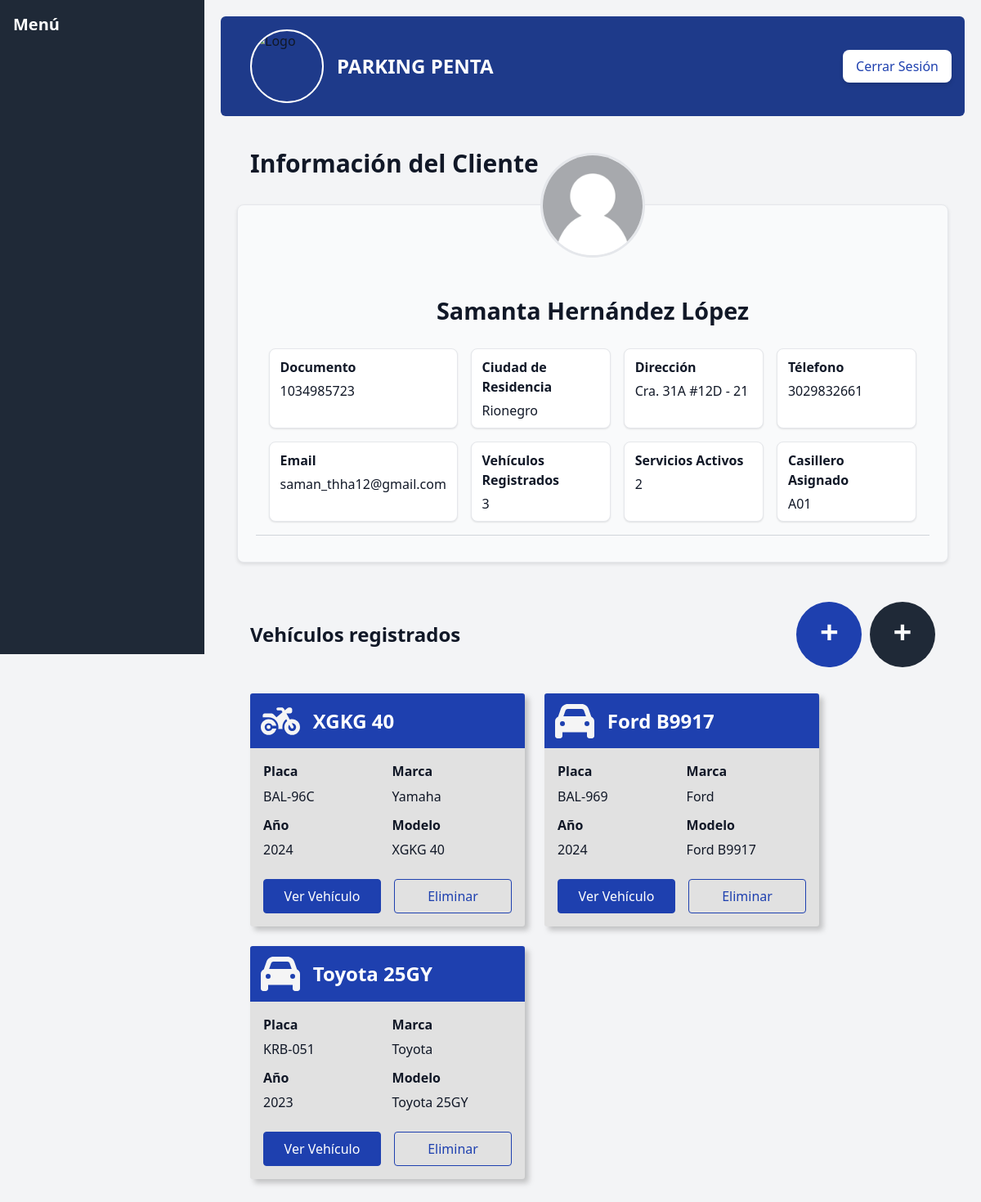
The app's page /view/empleados/cliente_info.php?id_cliente=1 (signed in) with its own data.
### tables this page shows
CREATE TABLE `clientes` (
  `id_cliente` int(11) NOT NULL,
  `documento` int(11) NOT NULL,
  `nombre` varchar(30) NOT NULL,
  `ciudad` varchar(30) NOT NULL,
  `direccion` varchar(60) NOT NULL,
  `telefono` varchar(20) NOT NULL,
  `email` varchar(60) NOT NULL,
  `deshabilitado` tinyint(4) NOT NULL DEFAULT 0
);

CREATE TABLE `lockers` (
  `id_locker` int(11) NOT NULL,
  `codigo_locker` tinytext NOT NULL,
  `asignado` tinyint(4) NOT NULL DEFAULT 0
);

CREATE TABLE `vehiculos` (
  `id_vehiculo` int(11) NOT NULL,
  `placa` varchar(10) NOT NULL,
  `marca` varchar(100) NOT NULL,
  `modelo` varchar(100) NOT NULL,
  `ano` int(11) NOT NULL,
  `tipo_vehiculo` varchar(15) NOT NULL,
  `deshabilitado` tinyint(4) NOT NULL DEFAULT 0,
  `id_cliente` int(11) NOT NULL,
  `id_empleado` int(11) NOT NULL
);

### controllers/customer_controller.php (called while the page is built, shortened)
<?php
require_once('../../models/customer_model.php');
class CustomerController {
    private $model;
    public function __construct() {
        $this->model = new CustomerModel();
    }
    public function show_customer($id) {
        $customer = $this->model->get_customer($id);
        return $customer;
    }
}
?>

### models/customer_model.php (called while the page is built, shortened)
<?php
class CustomerModel {
    private $connection;
    public function __construct() {
        $this->connection = mysqli_connect('localhost', 'root', '', 'dbpenta');
    }
    public function get_customer($id) : array | bool {
        $get_customer = mysqli_execute_query($this->connection, 'SELECT * FROM clientes WHERE id_cliente = ? AND deshabilitado = ?', [$id, 0]);
        return mysqli_fetch_assoc($get_customer);
    }
}
?>

### controllers/vehicle_controller.php (called while the page is built, shortened)
<?php
require_once('../../models/vehicle_model.php');
class VehicleController {
    private $model;
    public function __construct() {
        $this->model = new VehicleModel();
    }
    public function showAll_vehicles_customer($id_customer) {
        $vehicles = $this->model->getAll_vehicles_customer($id_customer);
        return $vehicles;
    }
    public function countAll_vehicles_customer($id_customer) {
        $vehicles = $this->model->countAll_vehicles_customer($id_customer);
        return $vehicles;
    }
}
?>

### models/vehicle_model.php (called while the page is built, shortened)
<?php
class VehicleModel {
    private $connection;
    public function __construct() {
        $this->connection = mysqli_connect('localhost', 'root', '', 'dbpenta');
    }
    public function getAll_vehicles_customer($id_customer) {
        $vehicles = mysqli_execute_query($this->connection, 'SELECT * FROM vehiculos WHERE id_cliente = ? AND deshabilitado = ?', [$id_customer, 0]);
        return $vehicles;
    }
    public function countAll_vehicles_customer($id_customer): int {
        $counter = mysqli_execute_query($this->connection, 'SELECT COUNT(*) FROM vehiculos WHERE id_cliente = ? AND deshabilitado = ?', [$id_customer, 0]);
        return $counter->fetch_row()[0];
    }
}
?>

### controllers/service_controller.php (called while the page is built, shortened)
<?php
require_once('../../models/service_model.php');
class ServiceController {
    private $model;
    public function __construct() {
        $this->model = new ServiceModel();
    }
    public function showAll_customer_services($id_customer) {
        $services = $this->model->getAll_customer_services($id_customer);
        return $services;
    }
}
?>

### models/service_model.php (called while the page is built, shortened)
<?php
class ServiceModel {
    private $connection;
    public function __construct() {
        $this->connection = mysqli_connect('localhost', 'root', '', 'dbpenta');
    }
    public function getAll_customer_services($id_customer) {
        $services = mysqli_execute_query($this->connection, 'SELECT COUNT(*) FROM servicios WHERE id_cliente_fk = ? AND habilitado = ?', [$id_customer, 1]);
        return $services->fetch_row()[0];
    }
}
?>

### controllers/locker_controller.php (called while the page is built, shortened)
<?php
require_once('../../models/locker_model.php');
class LockerController {
    private $model;
    public function __construct() {
        $this->model = new LockerModel();
    }
    public function get_customer_locker($id_customer) {
        $locker = $this->model->show_customer_locker($id_customer);
        return $locker;
    }
}
?>

### models/locker_model.php (called while the page is built, shortened)
<?php
class LockerModel {
    private $connection;
    public function __construct() {
        $this->connection = mysqli_connect('localhost', 'root', '', 'dbpenta');
    }
    public function show_customer_locker($id_customer) {
        $isExisting = mysqli_execute_query($this->connection, 'SELECT * FROM locker_cliente WHERE id_cliente = ?', [$id_customer]);
        $locker_id = $isExisting->fetch_assoc()['id_locker'];
        $locker = mysqli_execute_query($this->connection, 'SELECT * FROM lockers WHERE id_locker = ? AND asignado = ?', [$locker_id, 1]);
        return $locker->fetch_assoc()['codigo_locker'];
    }
}
?>

### view/empleados/cliente_info.php (the view, shortened to what this page needs)
<?php
require_once('../../controllers/customer_controller.php');
require_once('../../controllers/service_controller.php');
require_once('../../controllers/locker_controller.php');
require_once('../../controllers/vehicle_controller.php');
if (isset($_GET['id_cliente'])) {
    $id = $_GET['id_cliente'];
    $customer_request = new CustomerController();
    $vehicle_request = new VehicleController();
    $service_request = new ServiceController();
    $locker_request = new LockerController();
    $showCustomer = $customer_request->show_customer($id);
    $countedCars = $vehicle_request->countAll_vehicles_customer($id);
    $countedServices = $service_request->showAll_customer_services($id);
    $showAll_vehicles = $vehicle_request->showAll_vehicles_customer($id);
    $show_customer_locker = $locker_request->get_customer_locker($id);
}
?>
<!DOCTYPE html>
<html lang="es">
<head>
    <script src="https://cdn.tailwindcss.com?plugins=forms,typography,aspect-ratio,line-clamp,container-queries"></script>
    <link href="https://cdn.jsdelivr.net/npm/tailwindcss@2.2.19/dist/tailwind.min.css" rel="stylesheet">
    <link rel="stylesheet" href="../../styles/customer-information.css">
</head>
<body class="bg-gray-100 text-gray-900">
    <?php include '../reutils/navbar.php' ?>
    <div id="content" class="ml-64 p-6">
        <?php include '../reutils/navbar-user.php'?>
        <main class="mt-10 px-5">
            <h2 class="text-3xl font-semibold mb-4 pl-4 changer">Información del Cliente</h2>
            <div class="customer-container">
                <img src="../../images/blank-avatar.webp" alt="customer" class="customer-logo">
                <h2 class="text-xl font-semibold mb-4"><?= htmlspecialchars($showCustomer['nombre']) ?></h2>
                <div class="customer-info-container mx-6 px-6">
                    <div class="info-card">
                        <span class="info-title font-semibold">Documento</span>
                        <span class="info-data"><?= htmlspecialchars($showCustomer['documento']) ?></span>
                    </div>
                    <div class="info-card">
                        <span class="info-title font-semibold">Ciudad de Residencia</span>
                        <span class="info-data"><?= htmlspecialchars($showCustomer['ciudad']) ?></span>
                    </div>
                    <div class="info-card">
                        <span class="info-title font-semibold">Dirección</span>
                        <span class="info-data"><?= htmlspecialchars($showCustomer['direccion']) ?></span>
                    </div>
                    <div class="info-card">
                        <span class="info-title font-semibold">Télefono</span>
                        <span class="info-data"><?= htmlspecialchars($showCustomer['telefono']) ?></span>
                    </div>
                    <div class="info-card">
                        <span class="info-title font-semibold">Email</span>
                        <span class="info-data"><?= htmlspecialchars($showCustomer['email']) ?></span>
                    </div>
                    <div class="info-card">
                        <span class="info-title font-semibold">Vehículos Registrados</span>
                        <span class="info-data"><?= $countedCars > 0 ? $countedCars : 'Ninguno' ?></span>
                    </div>
                    <div class="info-card">
                        <span class="info-title font-semibold">Servicios Activos</span>
                        <span class="info-data"><?= $countedServices ?></span>
                    </div>
                    <div class="info-card">
                        <span class="info-title font-semibold">Casillero Asignado</span>
                        <span class="info-data"><?= $show_customer_locker ?></span>
                    </div>
                </div>
            </div>
            <div class="to-register px-4">
                <h2 class="text-2xl font-semibold my-4 changer">Vehículos registrados</h2>
                <div class="btns-create">
                    <a href="crear_vehiculo.php?id_customer=<?= $showCustomer['id_cliente'] ?>"><span class="add">+</span></a>
                    <?php
                        if ($countedServices == 2) { ?>
                            <button class="activate_modal"><span class="add">+</span></button>
                            <?php
                        }
                    ?>
                </div>
            </div>
            <section class="all-vehicles px-4">
                <?php
                    while ($vehicles = mysqli_fetch_assoc($showAll_vehicles)) { ?>
                        <div class="vehicle-card">
                            <header class="car-card-header">
                                <div class="separator">
                                    <img src="../../images/<?= $vehicles['tipo_vehiculo'] == 'carro' ? 'car-solid.svg' : 'motorcycle-solid.svg' ?>" alt="car">
                                    <h3 class="car-card-title"><?= htmlspecialchars($vehicles['modelo']) ?></h3>
                                </div>
                                <a href="editar_vehiculo.php?placa=<?= urlencode($vehicles['placa']) ?>"><img src="../../images/pencil-solid.svg" class="edit"/></a>
                            </header>
                            <div class="car-card-info">
                                <div class="card-info-group">
                                    <span class="title">Placa</span>
                                    <span class="data"><?= htmlspecialchars($vehicles['placa']) ?></span>
                                </div>
                                <div class="card-info-group">
                                    <span class="title">Marca</span>
                                    <span class="data"><?= htmlspecialchars($vehicles['marca']) ?></span>
                                </div>
                                <div class="card-info-group">
                                    <span class="title">Año</span>
                                    <span class="data"><?= htmlspecialchars($vehicles['ano']) ?></span>
                                </div>
                                <div class="card-info-group">
                                    <span class="title">Modelo</span>
                                    <span class="data"><?= htmlspecialchars($vehicles['modelo']) ?></span>
                                </div>
                            </div>
                            <div class="btns-group">
                                <a href="info_vehiculo.php?placa=<?= urlencode($vehicles['placa']) ?>">Ver Vehículo</a>
                                <a href="#">Eliminar</a>
                            </div>
                        </div>
                    <?php
                    }
                ?>
            </section>
        </main>
    </div>
</body>
</html>

### styles/customer-information.css (style rules this page uses)
:root { --customer-container-bg: #F9FAFB; --border-color: #E5E7EB; --underline-color: #D1D5DB; --card-bg: #1E40AF; --text-color: #374151; --btn-new-bgColor: #1F2937; }
* { box-sizing: border-box; margin: 0; padding: 0; }
body { font-family: Arial, sans-serif; }
main { display: flex; flex-direction: column; gap: 1em; }
.customer-container { background-color: var(--customer-container-bg); width: 100%; min-height: 18em; position: relative; border: 1px solid var(--border-color); border-radius: 0.5em; box-shadow: 0 2px 4px rgba(0, 0, 0, 0.1); display: flex; flex-direction: column; padding-bottom: 2em; margin-bottom: 2em; }
.customer-container .customer-logo { width: 8em; height: 8em; border: 3px solid var(--border-color); border-radius: 50%; position: absolute; top: -4em; left: 50%; transform: translateX(-50%); background-color: #fff; }
.customer-container h2 { text-align: center; padding-top: 4em; font-weight: 700; font-size: 1.8em; }
.customer-container .customer-info-container { display: grid; grid-template-columns: repeat(4, 1fr); border-bottom: 1px solid var(--underline-color); padding: 1em; gap: 1em; margin: 0 auto; width: 95%; }
.customer-container .customer-info-container .info-card { display: flex; flex-direction: column; gap: 0.3em; padding: 0.6em 0.8em; background-color: #fff; border: 1px solid var(--border-color); border-radius: 0.5em; box-shadow: 0 1px 2px rgba(0, 0, 0, 0.1); }
.to-register { display: flex; align-items: center; justify-content: space-between; }
.to-register a { width: 2em; height: 2em; border-radius: 50%; background-color: var(--card-bg); color: #ffffff; font-weight: 700; display: flex; justify-content: center; align-items: center; font-size: 2.5em; transition: .3s; }
.to-register .btns-create { display: flex; align-items: center; gap: 0.6em; }
.to-register .btns-create .activate_modal { width: 2em; height: 2em; font-size: 2.5em; border-radius: 50%; color: var(--customer-container-bg); background-color: var(--btn-new-bgColor); font-weight: 700; transition: .3s; display: flex; justify-content: center; align-items: center; }
.to-register .add { margin-top: -0.2em; }
.all-vehicles { display: grid; grid-template-columns: repeat(auto-fill, minmax(15em, 21em)); gap: 1.5em; margin: 1em 0; position: relative; }
.all-vehicles .vehicle-card { background-color: #E1E1E1; border-radius: 0.2em; overflow: hidden; box-shadow: 0.3em 0.3em 0.4em #77777766; }
.all-vehicles .vehicle-card .car-card-header { background-color: var(--card-bg); display: flex; align-items: center; justify-content: space-between; padding: 0.6em 0.8em; }
.all-vehicles .vehicle-card .car-card-header .separator { display: flex; align-items: center; gap: 1em; }
.all-vehicles .vehicle-card .car-card-header img { width: 3em; height: 3em; }
.all-vehicles .vehicle-card .car-card-title { color: #ffffff; font-size: 1.5em; font-weight: 600; }
.all-vehicles .vehicle-card .car-card-info .card-info-group { display: flex; flex-direction: column; gap: 0.4em; }
.all-vehicles .vehicle-card .car-card-info .card-info-group .title { font-weight: 600; }
.all-vehicles .vehicle-card .car-card-info { display: grid; grid-template-columns: repeat(2, 1fr); gap: 0.7em; padding: 1em; }
.all-vehicles .vehicle-card .btns-group { display: flex; justify-content: space-between; padding: 0.5em 0.5em 1em 0.5em; }
.all-vehicles .vehicle-card .btns-group a { flex: 1; margin: 0 0.5em; text-align: center; border: 1px solid var(--card-bg); font-size: 1em; padding: 0.5em; border-radius: 0.25em; transition: .3s; }
.all-vehicles .vehicle-card .btns-group a:first-child { color: #ffffff; background-color: var(--card-bg); }
.all-vehicles .vehicle-card .btns-group a:nth-child(2) { color: var(--card-bg); }

### styles/admin.css (style rules this page uses)
* { margin: 0; padding: 0; box-sizing: border-box; }
body { display: flex; min-height: 100vh; flex-direction: row; }
#content { margin-left: 250px; padding: 20px; flex: 1; }

### records on screen
clientes: nombre "Samanta Hernández López", documento "1034985723", ciudad "Rionegro", direccion "Cra. 31A #12D - 21", telefono "3029832661", email "saman_thha12@gmail.com"
lockers: codigo_locker "A01"
vehiculos: modelo "XGKG 40", placa "BAL-96C", marca "Yamaha", ano "2024"
vehiculos: modelo "Ford B9917", placa "BAL-969", marca "Ford", ano "2024"
vehiculos: modelo "Toyota 25GY", placa "KRB-051", marca "Toyota", ano "2023"

### other values on screen
$countedCars "3"
$countedServices "2"
